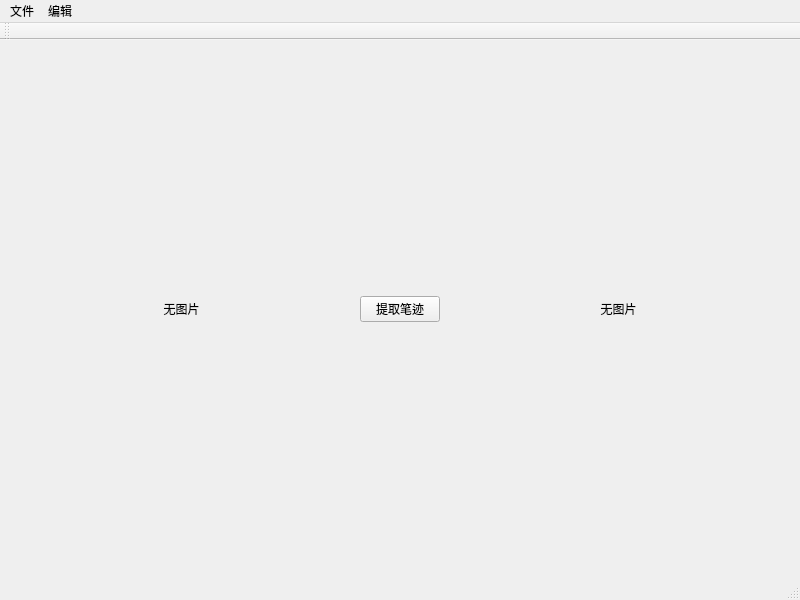
<?xml version="1.0" encoding="UTF-8"?>
<ui version="4.0">
 <class>MainWindow</class>
 <widget class="QMainWindow" name="MainWindow">
  <property name="geometry">
   <rect>
    <x>0</x>
    <y>0</y>
    <width>800</width>
    <height>600</height>
   </rect>
  </property>
  <property name="windowTitle">
   <string>MainWindow</string>
  </property>
  <widget class="QWidget" name="centralwidget">
   <property name="maximumSize">
    <size>
     <width>16777215</width>
     <height>16777215</height>
    </size>
   </property>
   <layout class="QHBoxLayout" name="horizontalLayout">
    <property name="topMargin">
     <number>9</number>
    </property>
    <item>
     <layout class="QHBoxLayout" name="horizontalLayout_2" stretch="20,1,20">
      <item>
       <widget class="QLabel" name="label">
        <property name="sizePolicy">
         <sizepolicy hsizetype="Preferred" vsizetype="Preferred">
          <horstretch>0</horstretch>
          <verstretch>0</verstretch>
         </sizepolicy>
        </property>
        <property name="text">
         <string>无图片</string>
        </property>
        <property name="scaledContents">
         <bool>true</bool>
        </property>
        <property name="alignment">
         <set>Qt::AlignCenter</set>
        </property>
       </widget>
      </item>
      <item>
       <widget class="QPushButton" name="pushButton">
        <property name="text">
         <string>提取笔迹</string>
        </property>
       </widget>
      </item>
      <item>
       <widget class="QLabel" name="label_2">
        <property name="text">
         <string>无图片</string>
        </property>
        <property name="scaledContents">
         <bool>true</bool>
        </property>
        <property name="alignment">
         <set>Qt::AlignCenter</set>
        </property>
       </widget>
      </item>
     </layout>
    </item>
   </layout>
  </widget>
  <widget class="QStatusBar" name="statusbar"/>
  <widget class="QMenuBar" name="menubar">
   <property name="geometry">
    <rect>
     <x>0</x>
     <y>0</y>
     <width>800</width>
     <height>21</height>
    </rect>
   </property>
   <widget class="QMenu" name="menu">
    <property name="title">
     <string>文件</string>
    </property>
    <addaction name="separator"/>
    <addaction name="actionx"/>
    <addaction name="actiond"/>
   </widget>
   <widget class="QMenu" name="menu_2">
    <property name="title">
     <string>编辑</string>
    </property>
    <addaction name="actiond_2"/>
    <addaction name="actiond_3"/>
    <addaction name="action"/>
   </widget>
   <addaction name="menu"/>
   <addaction name="menu_2"/>
  </widget>
  <widget class="QToolBar" name="toolBar">
   <property name="windowTitle">
    <string>toolBar</string>
   </property>
   <attribute name="toolBarArea">
    <enum>TopToolBarArea</enum>
   </attribute>
   <attribute name="toolBarBreak">
    <bool>false</bool>
   </attribute>
  </widget>
  <action name="actionx">
   <property name="text">
    <string>新建空白画布</string>
   </property>
   <property name="shortcut">
    <string>Ctrl+N</string>
   </property>
  </action>
  <action name="actiond">
   <property name="text">
    <string>导入本地图像</string>
   </property>
   <property name="shortcut">
    <string>Ctrl+O</string>
   </property>
  </action>
  <action name="actiond_2">
   <property name="text">
    <string>撤销</string>
   </property>
   <property name="shortcut">
    <string>Ctrl+Z</string>
   </property>
  </action>
  <action name="actiond_3">
   <property name="text">
    <string>保存图片</string>
   </property>
   <property name="shortcut">
    <string>Ctrl+S</string>
   </property>
  </action>
  <action name="actiond_4">
   <property name="text">
    <string>另存为</string>
   </property>
  </action>
  <action name="action">
   <property name="text">
    <string>保存笔迹</string>
   </property>
   <property name="shortcut">
    <string>Ctrl+A</string>
   </property>
  </action>
 </widget>
 <resources/>
 <connections/>
</ui>
